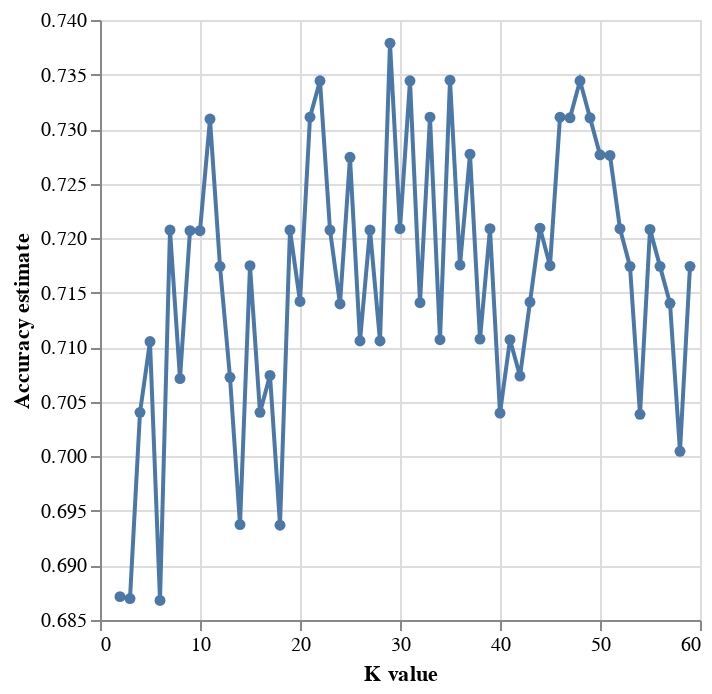

Notebook code cell kept with this figure:
### Markdown cell above
# Choosing k value #

columns to use (for now):  Glucose, BloodPressure, SkinThickness, Insulin, BMI, DiabetesPedigreeFunction

### Code cell
np.random.seed(123)

knn = KNeighborsClassifier()

param_grid = {
    "n_neighbors": range(2, 60, 1)
}

diabetes_gs = GridSearchCV(
    estimator = knn,
    param_grid = param_grid,
    return_train_score=True,
    n_jobs = -1
)

X_train = train_df[["Glucose", "BloodPressure", "SkinThickness", "Insulin", "BMI", "DiabetesPedigreeFunction"]]
y_train = train_df["Outcome"]

diabetes_gs.fit(X_train, y_train)

accuracies_grid = pd.DataFrame(diabetes_gs.cv_results_)

cross_val_plot = alt.Chart(accuracies_grid).mark_line(point=True).encode(
    x=alt.X("param_n_neighbors").title("K value"),
    y=alt.Y("mean_test_score").scale(zero = False).title("Accuracy estimate")
)
cross_val_plot

### Figure 1 — Vega-Lite specification as saved in the notebook (floating-point values rounded to 4 significant figures)
{"config": {"view": {"continuousWidth": 300, "continuousHeight": 300}}, "data": {"name": "data-f2069abea396ab73880798074c1a1cb1"}, "mark": {"type": "line", "point": true}, "encoding": {"x": {"field": "param_n_neighbors", "title": "K value", "type": "quantitative"}, "y": {"field": "mean_test_score", "scale": {"zero": false}, "title": "Accuracy estimate", "type": "quantitative"}}, "$schema": "https://vega.github.io/schema/vega-lite/v5.8.0.json", "datasets": {"data-f2069abea396ab73880798074c1a1cb1": [{"mean_fit_time": 0.001681, "std_fit_time": 0.0002676, "mean_score_time": 0.004317, "std_score_time": 0.0001502, "param_n_neighbors": 2, "params": {"n_neighbors": 2}, "split0_test_score": 0.678, "split1_test_score": 0.678, "split2_test_score": 0.6949, "split3_test_score": 0.678, "split4_test_score": 0.7069, "mean_test_score": 0.6871, "std_test_score": 0.01186, "rank_test_score": 56, "split0_train_score": 0.817, "split1_train_score": 0.8043, "split2_train_score": 0.7957, "split3_train_score": 0.8085, "split4_train_score": 0.8305, "mean_train_score": 0.8112, "std_train_score": 0.01184}, {"mean_fit_time": 0.00161, "std_fit_time": 0.0001747, "mean_score_time": 0.006086, "std_score_time": 0.003582, "param_n_neighbors": 3, "params": {"n_neighbors": 3}, "split0_test_score": 0.7119, "split1_test_score": 0.6271, "split2_test_score": 0.7627, "split3_test_score": 0.678, "split4_test_score": 0.6552, "mean_test_score": 0.687, "std_test_score": 0.04697, "rank_test_score": 57, "split0_train_score": 0.8383, "split1_train_score": 0.834, "split2_train_score": 0.8043, "split3_train_score": 0.8213, "split4_train_score": 0.8432, "mean_train_score": 0.8282, "std_train_score": 0.01402}, {"mean_fit_time": 0.0015, "std_fit_time": 1.245e-05, "mean_score_time": 0.004285, "std_score_time": 7.436e-05, "param_n_neighbors": 4, "params": {"n_neighbors": 4}, "split0_test_score": 0.6949, "split1_test_score": 0.678, "split2_test_score": 0.7288, "split3_test_score": 0.7288, "split4_test_score": 0.6897, "mean_test_score": 0.704, "std_test_score": 0.02096, "rank_test_score": 49, "split0_train_score": 0.8, "split1_train_score": 0.7915, "split2_train_score": 0.7617, "split3_train_score": 0.7745, "split4_train_score": 0.8136, "mean_train_score": 0.7882, "std_train_score": 0.01835}, {"mean_fit_time": 0.0015, "std_fit_time": 1.525e-05, "mean_score_time": 0.004233, "std_score_time": 2.113e-05, "param_n_neighbors": 5, "params": {"n_neighbors": 5}, "split0_test_score": 0.7797, "split1_test_score": 0.661, "split2_test_score": 0.7797, "split3_test_score": 0.7288, "split4_test_score": 0.6034, "mean_test_score": 0.7105, "std_test_score": 0.06901, "rank_test_score": 44, "split0_train_score": 0.8043, "split1_train_score": 0.8085, "split2_train_score": 0.7617, "split3_train_score": 0.7872, "split4_train_score": 0.8051, "mean_train_score": 0.7934, "std_train_score": 0.01747}, {"mean_fit_time": 0.001487, "std_fit_time": 8.071e-06, "mean_score_time": 0.004224, "std_score_time": 4.077e-05, "param_n_neighbors": 6, "params": {"n_neighbors": 6}, "split0_test_score": 0.7119, "split1_test_score": 0.678, "split2_test_score": 0.7119, "split3_test_score": 0.7288, "split4_test_score": 0.6034, "mean_test_score": 0.6868, "std_test_score": 0.04483, "rank_test_score": 58, "split0_train_score": 0.7745, "split1_train_score": 0.783, "split2_train_score": 0.7404, "split3_train_score": 0.7745, "split4_train_score": 0.7924, "mean_train_score": 0.7729, "std_train_score": 0.01755}, {"mean_fit_time": 0.001491, "std_fit_time": 7.937e-06, "mean_score_time": 0.004246, "std_score_time": 4.299e-05, "param_n_neighbors": 7, "params": {"n_neighbors": 7}, "split0_test_score": 0.7966, "split1_test_score": 0.661, "split2_test_score": 0.7797, "split3_test_score": 0.7458, "split4_test_score": 0.6207, "mean_test_score": 0.7207, "std_test_score": 0.06846, "rank_test_score": 21, "split0_train_score": 0.7702, "split1_train_score": 0.7702, "split2_train_score": 0.7447, "split3_train_score": 0.7787, "split4_train_score": 0.7966, "mean_train_score": 0.7721, "std_train_score": 0.01675}, {"mean_fit_time": 0.001478, "std_fit_time": 1.16e-05, "mean_score_time": 0.004237, "std_score_time": 2.885e-05, "param_n_neighbors": 8, "params": {"n_neighbors": 8}, "split0_test_score": 0.7627, "split1_test_score": 0.678, "split2_test_score": 0.7458, "split3_test_score": 0.7458, "split4_test_score": 0.6034, "mean_test_score": 0.7071, "std_test_score": 0.05946, "rank_test_score": 48, "split0_train_score": 0.7489, "split1_train_score": 0.7787, "split2_train_score": 0.7277, "split3_train_score": 0.7574, "split4_train_score": 0.7881, "mean_train_score": 0.7602, "std_train_score": 0.02153}, {"mean_fit_time": 0.001495, "std_fit_time": 4.248e-06, "mean_score_time": 0.004248, "std_score_time": 1.396e-05, "param_n_neighbors": 9, "params": {"n_neighbors": 9}, "split0_test_score": 0.7966, "split1_test_score": 0.678, "split2_test_score": 0.7627, "split3_test_score": 0.7627, "split4_test_score": 0.6034, "mean_test_score": 0.7207, "std_test_score": 0.07052, "rank_test_score": 25, "split0_train_score": 0.7319, "split1_train_score": 0.7702, "split2_train_score": 0.7447, "split3_train_score": 0.7617, "split4_train_score": 0.7839, "mean_train_score": 0.7585, "std_train_score": 0.01839}, {"mean_fit_time": 0.001482, "std_fit_time": 1.579e-05, "mean_score_time": 0.004293, "std_score_time": 3.57e-05, "param_n_neighbors": 10, "params": {"n_neighbors": 10}, "split0_test_score": 0.7966, "split1_test_score": 0.6949, "split2_test_score": 0.7288, "split3_test_score": 0.7797, "split4_test_score": 0.6034, "mean_test_score": 0.7207, "std_test_score": 0.06887, "rank_test_score": 25, "split0_train_score": 0.7532, "split1_train_score": 0.766, "split2_train_score": 0.7404, "split3_train_score": 0.766, "split4_train_score": 0.7797, "mean_train_score": 0.761, "std_train_score": 0.01328}, {"mean_fit_time": 0.001486, "std_fit_time": 9.281e-06, "mean_score_time": 0.004281, "std_score_time": 2.913e-05, "param_n_neighbors": 11, "params": {"n_neighbors": 11}, "split0_test_score": 0.7966, "split1_test_score": 0.6949, "split2_test_score": 0.7627, "split3_test_score": 0.7797, "split4_test_score": 0.6207, "mean_test_score": 0.7309, "std_test_score": 0.06504, "rank_test_score": 11, "split0_train_score": 0.7489, "split1_train_score": 0.766, "split2_train_score": 0.7532, "split3_train_score": 0.7489, "split4_train_score": 0.7797, "mean_train_score": 0.7593, "std_train_score": 0.01192}, {"mean_fit_time": 0.001485, "std_fit_time": 1.311e-05, "mean_score_time": 0.004284, "std_score_time": 3.657e-05, "param_n_neighbors": 12, "params": {"n_neighbors": 12}, "split0_test_score": 0.7797, "split1_test_score": 0.6949, "split2_test_score": 0.7627, "split3_test_score": 0.7119, "split4_test_score": 0.6379, "mean_test_score": 0.7174, "std_test_score": 0.05056, "rank_test_score": 30, "split0_train_score": 0.7532, "split1_train_score": 0.7489, "split2_train_score": 0.7319, "split3_train_score": 0.7532, "split4_train_score": 0.7839, "mean_train_score": 0.7542, "std_train_score": 0.01678}, {"mean_fit_time": 0.001495, "std_fit_time": 1.016e-05, "mean_score_time": 0.004289, "std_score_time": 2.206e-05, "param_n_neighbors": 13, "params": {"n_neighbors": 13}, "split0_test_score": 0.7458, "split1_test_score": 0.6949, "split2_test_score": 0.7458, "split3_test_score": 0.7119, "split4_test_score": 0.6379, "mean_test_score": 0.7072, "std_test_score": 0.03986, "rank_test_score": 47, "split0_train_score": 0.7532, "split1_train_score": 0.7447, "split2_train_score": 0.7319, "split3_train_score": 0.7489, "split4_train_score": 0.7966, "mean_train_score": 0.7551, "std_train_score": 0.02196}, {"mean_fit_time": 0.00149, "std_fit_time": 1.167e-05, "mean_score_time": 0.004287, "std_score_time": 3.547e-05, "param_n_neighbors": 14, "params": {"n_neighbors": 14}, "split0_test_score": 0.7119, "split1_test_score": 0.661, "split2_test_score": 0.7288, "split3_test_score": 0.7119, "split4_test_score": 0.6552, "mean_test_score": 0.6937, "std_test_score": 0.02982, "rank_test_score": 54, "split0_train_score": 0.7617, "split1_train_score": 0.7574, "split2_train_score": 0.7319, "split3_train_score": 0.7319, "split4_train_score": 0.7839, "mean_train_score": 0.7534, "std_train_score": 0.01969}, {"mean_fit_time": 0.001484, "std_fit_time": 1.201e-05, "mean_score_time": 0.004304, "std_score_time": 2.113e-05, "param_n_neighbors": 15, "params": {"n_neighbors": 15}, "split0_test_score": 0.7288, "split1_test_score": 0.7119, "split2_test_score": 0.7797, "split3_test_score": 0.7119, "split4_test_score": 0.6552, "mean_test_score": 0.7175, "std_test_score": 0.03985, "rank_test_score": 28, "split0_train_score": 0.7574, "split1_train_score": 0.7447, "split2_train_score": 0.7404, "split3_train_score": 0.7702, "split4_train_score": 0.7966, "mean_train_score": 0.7619, "std_train_score": 0.02026}, {"mean_fit_time": 0.001491, "std_fit_time": 7.444e-06, "mean_score_time": 0.004429, "std_score_time": 0.0002001, "param_n_neighbors": 16, "params": {"n_neighbors": 16}, "split0_test_score": 0.7288, "split1_test_score": 0.678, "split2_test_score": 0.7288, "split3_test_score": 0.6949, "split4_test_score": 0.6897, "mean_test_score": 0.704, "std_test_score": 0.02096, "rank_test_score": 49, "split0_train_score": 0.7532, "split1_train_score": 0.7489, "split2_train_score": 0.7362, "split3_train_score": 0.7574, "split4_train_score": 0.7839, "mean_train_score": 0.7559, "std_train_score": 0.01569}, {"mean_fit_time": 0.001508, "std_fit_time": 3.011e-05, "mean_score_time": 0.00434, "std_score_time": 3.472e-05, "param_n_neighbors": 17, "params": {"n_neighbors": 17}, "split0_test_score": 0.7119, "split1_test_score": 0.678, "split2_test_score": 0.7288, "split3_test_score": 0.7288, "split4_test_score": 0.6897, "mean_test_score": 0.7074, "std_test_score": 0.02058, "rank_test_score": 45, "split0_train_score": 0.7617, "split1_train_score": 0.7617, "split2_train_score": 0.7489, "split3_train_score": 0.7489, "split4_train_score": 0.7881, "mean_train_score": 0.7619, "std_train_score": 0.01431}, {"mean_fit_time": 0.001494, "std_fit_time": 1.014e-05, "mean_score_time": 0.004331, "std_score_time": 1.975e-05, "param_n_neighbors": 18, "params": {"n_neighbors": 18}, "split0_test_score": 0.7627, "split1_test_score": 0.678, "split2_test_score": 0.7119, "split3_test_score": 0.678, "split4_test_score": 0.6379, "mean_test_score": 0.6937, "std_test_score": 0.04171, "rank_test_score": 55, "split0_train_score": 0.7574, "split1_train_score": 0.7574, "split2_train_score": 0.7277, "split3_train_score": 0.7532, "split4_train_score": 0.7712, "mean_train_score": 0.7534, "std_train_score": 0.01422}, {"mean_fit_time": 0.002317, "std_fit_time": 0.001655, "mean_score_time": 0.004424, "std_score_time": 8.448e-05, "param_n_neighbors": 19, "params": {"n_neighbors": 19}, "split0_test_score": 0.7627, "split1_test_score": 0.6949, "split2_test_score": 0.7797, "split3_test_score": 0.7458, "split4_test_score": 0.6207, "mean_test_score": 0.7207, "std_test_score": 0.05751, "rank_test_score": 21, "split0_train_score": 0.7574, "split1_train_score": 0.7574, "split2_train_score": 0.7064, "split3_train_score": 0.7574, "split4_train_score": 0.7839, "mean_train_score": 0.7525, "std_train_score": 0.02524}, {"mean_fit_time": 0.001491, "std_fit_time": 1.209e-05, "mean_score_time": 0.005916, "std_score_time": 0.0031, "param_n_neighbors": 20, "params": {"n_neighbors": 20}, "split0_test_score": 0.7458, "split1_test_score": 0.6949, "split2_test_score": 0.7288, "split3_test_score": 0.7119, "split4_test_score": 0.6897, "mean_test_score": 0.7142, "std_test_score": 0.02093, "rank_test_score": 34, "split0_train_score": 0.766, "split1_train_score": 0.7617, "split2_train_score": 0.7106, "split3_train_score": 0.7574, "split4_train_score": 0.7881, "mean_train_score": 0.7568, "std_train_score": 0.02538}, {"mean_fit_time": 0.001587, "std_fit_time": 0.0001709, "mean_score_time": 0.00452, "std_score_time": 0.0002269, "param_n_neighbors": 21, "params": {"n_neighbors": 21}, "split0_test_score": 0.7627, "split1_test_score": 0.6949, "split2_test_score": 0.7797, "split3_test_score": 0.7458, "split4_test_score": 0.6724, "mean_test_score": 0.7311, "std_test_score": 0.04081, "rank_test_score": 6, "split0_train_score": 0.7532, "split1_train_score": 0.7617, "split2_train_score": 0.7149, "split3_train_score": 0.7447, "split4_train_score": 0.7966, "mean_train_score": 0.7542, "std_train_score": 0.02643}, {"mean_fit_time": 0.001489, "std_fit_time": 1.704e-05, "mean_score_time": 0.00435, "std_score_time": 3.674e-05, "param_n_neighbors": 22, "params": {"n_neighbors": 22}, "split0_test_score": 0.7627, "split1_test_score": 0.7288, "split2_test_score": 0.7797, "split3_test_score": 0.7458, "split4_test_score": 0.6552, "mean_test_score": 0.7344, "std_test_score": 0.0431, "rank_test_score": 4, "split0_train_score": 0.766, "split1_train_score": 0.766, "split2_train_score": 0.7319, "split3_train_score": 0.7489, "split4_train_score": 0.7669, "mean_train_score": 0.7559, "std_train_score": 0.01377}, {"mean_fit_time": 0.001494, "std_fit_time": 1.315e-05, "mean_score_time": 0.004342, "std_score_time": 2.282e-05, "param_n_neighbors": 23, "params": {"n_neighbors": 23}, "split0_test_score": 0.7797, "split1_test_score": 0.7119, "split2_test_score": 0.7458, "split3_test_score": 0.7458, "split4_test_score": 0.6207, "mean_test_score": 0.7207, "std_test_score": 0.05443, "rank_test_score": 21, "split0_train_score": 0.7617, "split1_train_score": 0.7617, "split2_train_score": 0.7532, "split3_train_score": 0.7489, "split4_train_score": 0.7712, "mean_train_score": 0.7593, "std_train_score": 0.007714}, {"mean_fit_time": 0.001493, "std_fit_time": 8.972e-06, "mean_score_time": 0.004367, "std_score_time": 2.177e-05, "param_n_neighbors": 24, "params": {"n_neighbors": 24}, "split0_test_score": 0.7627, "split1_test_score": 0.7119, "split2_test_score": 0.7458, "split3_test_score": 0.7288, "split4_test_score": 0.6207, "mean_test_score": 0.714, "std_test_score": 0.04962, "rank_test_score": 38, "split0_train_score": 0.766, "split1_train_score": 0.7489, "split2_train_score": 0.7277, "split3_train_score": 0.7532, "split4_train_score": 0.7627, "mean_train_score": 0.7517, "std_train_score": 0.01351}, {"mean_fit_time": 0.001503, "std_fit_time": 2.397e-05, "mean_score_time": 0.004382, "std_score_time": 1.46e-05, "param_n_neighbors": 25, "params": {"n_neighbors": 25}, "split0_test_score": 0.7458, "split1_test_score": 0.7119, "split2_test_score": 0.7797, "split3_test_score": 0.8136, "split4_test_score": 0.5862, "mean_test_score": 0.7274, "std_test_score": 0.07832, "rank_test_score": 15, "split0_train_score": 0.766, "split1_train_score": 0.766, "split2_train_score": 0.7191, "split3_train_score": 0.7447, "split4_train_score": 0.7585, "mean_train_score": 0.7508, "std_train_score": 0.01765}, {"mean_fit_time": 0.001493, "std_fit_time": 1.542e-05, "mean_score_time": 0.004375, "std_score_time": 1.88e-05, "param_n_neighbors": 26, "params": {"n_neighbors": 26}, "split0_test_score": 0.7288, "split1_test_score": 0.7119, "split2_test_score": 0.7627, "split3_test_score": 0.7288, "split4_test_score": 0.6207, "mean_test_score": 0.7106, "std_test_score": 0.04788, "rank_test_score": 43, "split0_train_score": 0.7532, "split1_train_score": 0.7617, "split2_train_score": 0.7064, "split3_train_score": 0.7404, "split4_train_score": 0.7585, "mean_train_score": 0.744, "std_train_score": 0.02018}, {"mean_fit_time": 0.001488, "std_fit_time": 1.095e-05, "mean_score_time": 0.004405, "std_score_time": 6.194e-05, "param_n_neighbors": 27, "params": {"n_neighbors": 27}, "split0_test_score": 0.7458, "split1_test_score": 0.661, "split2_test_score": 0.7966, "split3_test_score": 0.7797, "split4_test_score": 0.6207, "mean_test_score": 0.7207, "std_test_score": 0.06846, "rank_test_score": 21, "split0_train_score": 0.7617, "split1_train_score": 0.7617, "split2_train_score": 0.7404, "split3_train_score": 0.7362, "split4_train_score": 0.7712, "mean_train_score": 0.7542, "std_train_score": 0.01353}, {"mean_fit_time": 0.00151, "std_fit_time": 2.582e-05, "mean_score_time": 0.004404, "std_score_time": 2.968e-05, "param_n_neighbors": 28, "params": {"n_neighbors": 28}, "split0_test_score": 0.7458, "split1_test_score": 0.661, "split2_test_score": 0.7797, "split3_test_score": 0.7458, "split4_test_score": 0.6207, "mean_test_score": 0.7106, "std_test_score": 0.05964, "rank_test_score": 42, "split0_train_score": 0.7574, "split1_train_score": 0.7702, "split2_train_score": 0.7362, "split3_train_score": 0.7447, "split4_train_score": 0.7754, "mean_train_score": 0.7568, "std_train_score": 0.01483}, {"mean_fit_time": 0.001502, "std_fit_time": 1.473e-05, "mean_score_time": 0.0044, "std_score_time": 3.127e-05, "param_n_neighbors": 29, "params": {"n_neighbors": 29}, "split0_test_score": 0.7627, "split1_test_score": 0.678, "split2_test_score": 0.7966, "split3_test_score": 0.7797, "split4_test_score": 0.6724, "mean_test_score": 0.7379, "std_test_score": 0.05232, "rank_test_score": 1, "split0_train_score": 0.7447, "split1_train_score": 0.766, "split2_train_score": 0.7234, "split3_train_score": 0.7277, "split4_train_score": 0.7839, "mean_train_score": 0.7491, "std_train_score": 0.02295}, {"mean_fit_time": 0.001493, "std_fit_time": 2.039e-05, "mean_score_time": 0.004558, "std_score_time": 0.0003267, "param_n_neighbors": 30, "params": {"n_neighbors": 30}, "split0_test_score": 0.7288, "split1_test_score": 0.678, "split2_test_score": 0.7797, "split3_test_score": 0.7627, "split4_test_score": 0.6552, "mean_test_score": 0.7209, "std_test_score": 0.04781, "rank_test_score": 17, "split0_train_score": 0.7362, "split1_train_score": 0.7489, "split2_train_score": 0.7234, "split3_train_score": 0.7064, "split4_train_score": 0.7754, "mean_train_score": 0.7381, "std_train_score": 0.02339}, {"mean_fit_time": 0.001491, "std_fit_time": 1.067e-05, "mean_score_time": 0.006768, "std_score_time": 0.004761, "param_n_neighbors": 31, "params": {"n_neighbors": 31}, "split0_test_score": 0.7458, "split1_test_score": 0.678, "split2_test_score": 0.8305, "split3_test_score": 0.7627, "split4_test_score": 0.6552, "mean_test_score": 0.7344, "std_test_score": 0.06266, "rank_test_score": 4, "split0_train_score": 0.7574, "split1_train_score": 0.7532, "split2_train_score": 0.7234, "split3_train_score": 0.7149, "split4_train_score": 0.7839, "mean_train_score": 0.7466, "std_train_score": 0.02488}, {"mean_fit_time": 0.001484, "std_fit_time": 8.624e-06, "mean_score_time": 0.01039, "std_score_time": 0.01196, "param_n_neighbors": 32, "params": {"n_neighbors": 32}, "split0_test_score": 0.7119, "split1_test_score": 0.678, "split2_test_score": 0.7966, "split3_test_score": 0.7288, "split4_test_score": 0.6552, "mean_test_score": 0.7141, "std_test_score": 0.0486, "rank_test_score": 36, "split0_train_score": 0.7447, "split1_train_score": 0.7404, "split2_train_score": 0.7234, "split3_train_score": 0.7277, "split4_train_score": 0.7797, "mean_train_score": 0.7432, "std_train_score": 0.01986}, {"mean_fit_time": 0.001491, "std_fit_time": 1e-05, "mean_score_time": 0.004415, "std_score_time": 4.395e-05, "param_n_neighbors": 33, "params": {"n_neighbors": 33}, "split0_test_score": 0.7458, "split1_test_score": 0.661, "split2_test_score": 0.8305, "split3_test_score": 0.7458, "split4_test_score": 0.6724, "mean_test_score": 0.7311, "std_test_score": 0.0611, "rank_test_score": 6, "split0_train_score": 0.7404, "split1_train_score": 0.7532, "split2_train_score": 0.7191, "split3_train_score": 0.7234, "split4_train_score": 0.7839, "mean_train_score": 0.744, "std_train_score": 0.02337}, {"mean_fit_time": 0.001487, "std_fit_time": 1.2e-05, "mean_score_time": 0.004422, "std_score_time": 2.945e-05, "param_n_neighbors": 34, "params": {"n_neighbors": 34}, "split0_test_score": 0.7119, "split1_test_score": 0.661, "split2_test_score": 0.7966, "split3_test_score": 0.7288, "split4_test_score": 0.6552, "mean_test_score": 0.7107, "std_test_score": 0.0515, "rank_test_score": 40, "split0_train_score": 0.7532, "split1_train_score": 0.7362, "split2_train_score": 0.7277, "split3_train_score": 0.7191, "split4_train_score": 0.7712, "mean_train_score": 0.7415, "std_train_score": 0.01864}, {"mean_fit_time": 0.001482, "std_fit_time": 6.637e-06, "mean_score_time": 0.004437, "std_score_time": 3.089e-05, "param_n_neighbors": 35, "params": {"n_neighbors": 35}, "split0_test_score": 0.7288, "split1_test_score": 0.661, "split2_test_score": 0.8305, "split3_test_score": 0.7797, "split4_test_score": 0.6724, "mean_test_score": 0.7345, "std_test_score": 0.0641, "rank_test_score": 2, "split0_train_score": 0.7489, "split1_train_score": 0.7404, "split2_train_score": 0.7149, "split3_train_score": 0.7319, "split4_train_score": 0.7797, "mean_train_score": 0.7432, "std_train_score": 0.02144}, {"mean_fit_time": 0.001483, "std_fit_time": 9.784e-06, "mean_score_time": 0.004456, "std_score_time": 2.657e-05, "param_n_neighbors": 36, "params": {"n_neighbors": 36}, "split0_test_score": 0.6949, "split1_test_score": 0.661, "split2_test_score": 0.7966, "split3_test_score": 0.7627, "split4_test_score": 0.6724, "mean_test_score": 0.7175, "std_test_score": 0.05298, "rank_test_score": 27, "split0_train_score": 0.7404, "split1_train_score": 0.7404, "split2_train_score": 0.7191, "split3_train_score": 0.7277, "split4_train_score": 0.7797, "mean_train_score": 0.7415, "std_train_score": 0.02073}, {"mean_fit_time": 0.001491, "std_fit_time": 4.022e-06, "mean_score_time": 0.004493, "std_score_time": 1.525e-05, "param_n_neighbors": 37, "params": {"n_neighbors": 37}, "split0_test_score": 0.7119, "split1_test_score": 0.661, "split2_test_score": 0.8136, "split3_test_score": 0.7797, "split4_test_score": 0.6724, "mean_test_score": 0.7277, "std_test_score": 0.05971, "rank_test_score": 12, "split0_train_score": 0.7447, "split1_train_score": 0.7532, "split2_train_score": 0.7064, "split3_train_score": 0.7234, "split4_train_score": 0.7669, "mean_train_score": 0.7389, "std_train_score": 0.02155}, {"mean_fit_time": 0.001511, "std_fit_time": 4.761e-06, "mean_score_time": 0.004456, "std_score_time": 2.677e-05, "param_n_neighbors": 38, "params": {"n_neighbors": 38}, "split0_test_score": 0.7119, "split1_test_score": 0.6441, "split2_test_score": 0.7797, "split3_test_score": 0.7458, "split4_test_score": 0.6724, "mean_test_score": 0.7108, "std_test_score": 0.04877, "rank_test_score": 39, "split0_train_score": 0.7319, "split1_train_score": 0.7532, "split2_train_score": 0.7106, "split3_train_score": 0.7319, "split4_train_score": 0.7754, "mean_train_score": 0.7406, "std_train_score": 0.022}, {"mean_fit_time": 0.0015, "std_fit_time": 1.148e-05, "mean_score_time": 0.004473, "std_score_time": 8.441e-06, "param_n_neighbors": 39, "params": {"n_neighbors": 39}, "split0_test_score": 0.7119, "split1_test_score": 0.661, "split2_test_score": 0.7966, "split3_test_score": 0.7797, "split4_test_score": 0.6552, "mean_test_score": 0.7209, "std_test_score": 0.0586, "rank_test_score": 17, "split0_train_score": 0.7404, "split1_train_score": 0.7532, "split2_train_score": 0.7149, "split3_train_score": 0.7191, "split4_train_score": 0.7839, "mean_train_score": 0.7423, "std_train_score": 0.02506}, {"mean_fit_time": 0.001499, "std_fit_time": 1.167e-05, "mean_score_time": 0.004495, "std_score_time": 1.958e-05, "param_n_neighbors": 40, "params": {"n_neighbors": 40}, "split0_test_score": 0.6949, "split1_test_score": 0.6441, "split2_test_score": 0.7797, "split3_test_score": 0.7288, "split4_test_score": 0.6724, "mean_test_score": 0.704, "std_test_score": 0.04693, "rank_test_score": 51, "split0_train_score": 0.7404, "split1_train_score": 0.7404, "split2_train_score": 0.7149, "split3_train_score": 0.7362, "split4_train_score": 0.7669, "mean_train_score": 0.7398, "std_train_score": 0.01656}, {"mean_fit_time": 0.001516, "std_fit_time": 2.291e-05, "mean_score_time": 0.00449, "std_score_time": 7.709e-06, "param_n_neighbors": 41, "params": {"n_neighbors": 41}, "split0_test_score": 0.7119, "split1_test_score": 0.6271, "split2_test_score": 0.7797, "split3_test_score": 0.7797, "split4_test_score": 0.6552, "mean_test_score": 0.7107, "std_test_score": 0.06258, "rank_test_score": 40, "split0_train_score": 0.7532, "split1_train_score": 0.7404, "split2_train_score": 0.7149, "split3_train_score": 0.7319, "split4_train_score": 0.7585, "mean_train_score": 0.7398, "std_train_score": 0.01556}, {"mean_fit_time": 0.0015, "std_fit_time": 1.004e-05, "mean_score_time": 0.004495, "std_score_time": 6.638e-05, "param_n_neighbors": 42, "params": {"n_neighbors": 42}, "split0_test_score": 0.6949, "split1_test_score": 0.6441, "split2_test_score": 0.7797, "split3_test_score": 0.7458, "split4_test_score": 0.6724, "mean_test_score": 0.7074, "std_test_score": 0.04916, "rank_test_score": 46, "split0_train_score": 0.7234, "split1_train_score": 0.7447, "split2_train_score": 0.7362, "split3_train_score": 0.7362, "split4_train_score": 0.7627, "mean_train_score": 0.7406, "std_train_score": 0.01297}, {"mean_fit_time": 0.00149, "std_fit_time": 1.032e-05, "mean_score_time": 0.004462, "std_score_time": 2.229e-05, "param_n_neighbors": 43, "params": {"n_neighbors": 43}, "split0_test_score": 0.7119, "split1_test_score": 0.6271, "split2_test_score": 0.7797, "split3_test_score": 0.7797, "split4_test_score": 0.6724, "mean_test_score": 0.7141, "std_test_score": 0.05984, "rank_test_score": 35, "split0_train_score": 0.7234, "split1_train_score": 0.7489, "split2_train_score": 0.7362, "split3_train_score": 0.7447, "split4_train_score": 0.7754, "mean_train_score": 0.7457, "std_train_score": 0.01722}, {"mean_fit_time": 0.00148, "std_fit_time": 3.883e-06, "mean_score_time": 0.00449, "std_score_time": 2.943e-05, "param_n_neighbors": 44, "params": {"n_neighbors": 44}, "split0_test_score": 0.7119, "split1_test_score": 0.661, "split2_test_score": 0.7797, "split3_test_score": 0.7797, "split4_test_score": 0.6724, "mean_test_score": 0.7209, "std_test_score": 0.05084, "rank_test_score": 16, "split0_train_score": 0.7234, "split1_train_score": 0.7489, "split2_train_score": 0.7362, "split3_train_score": 0.7532, "split4_train_score": 0.7585, "mean_train_score": 0.744, "std_train_score": 0.01268}, {"mean_fit_time": 0.001492, "std_fit_time": 9.678e-06, "mean_score_time": 0.004469, "std_score_time": 4.105e-05, "param_n_neighbors": 45, "params": {"n_neighbors": 45}, "split0_test_score": 0.7288, "split1_test_score": 0.6441, "split2_test_score": 0.7966, "split3_test_score": 0.7627, "split4_test_score": 0.6552, "mean_test_score": 0.7175, "std_test_score": 0.05951, "rank_test_score": 28, "split0_train_score": 0.7319, "split1_train_score": 0.7362, "split2_train_score": 0.7489, "split3_train_score": 0.7532, "split4_train_score": 0.7754, "mean_train_score": 0.7491, "std_train_score": 0.01531}, {"mean_fit_time": 0.001482, "std_fit_time": 9.121e-06, "mean_score_time": 0.004679, "std_score_time": 0.0003601, "param_n_neighbors": 46, "params": {"n_neighbors": 46}, "split0_test_score": 0.7458, "split1_test_score": 0.7119, "split2_test_score": 0.7627, "split3_test_score": 0.7627, "split4_test_score": 0.6724, "mean_test_score": 0.7311, "std_test_score": 0.03472, "rank_test_score": 6, "split0_train_score": 0.7319, "split1_train_score": 0.7404, "split2_train_score": 0.7447, "split3_train_score": 0.7532, "split4_train_score": 0.7712, "mean_train_score": 0.7483, "std_train_score": 0.01335}, {"mean_fit_time": 0.001492, "std_fit_time": 7.356e-06, "mean_score_time": 0.004511, "std_score_time": 4.015e-05, "param_n_neighbors": 47, "params": {"n_neighbors": 47}, "split0_test_score": 0.7627, "split1_test_score": 0.678, "split2_test_score": 0.7966, "split3_test_score": 0.7627, "split4_test_score": 0.6552, "mean_test_score": 0.731, "std_test_score": 0.05455, "rank_test_score": 9, "split0_train_score": 0.7362, "split1_train_score": 0.7362, "split2_train_score": 0.7447, "split3_train_score": 0.7447, "split4_train_score": 0.7712, "mean_train_score": 0.7466, "std_train_score": 0.01288}, {"mean_fit_time": 0.0015, "std_fit_time": 1.17e-05, "mean_score_time": 0.004542, "std_score_time": 2.648e-05, "param_n_neighbors": 48, "params": {"n_neighbors": 48}, "split0_test_score": 0.7458, "split1_test_score": 0.7288, "split2_test_score": 0.7627, "split3_test_score": 0.7797, "split4_test_score": 0.6552, "mean_test_score": 0.7344, "std_test_score": 0.0431, "rank_test_score": 3, "split0_train_score": 0.7234, "split1_train_score": 0.7404, "split2_train_score": 0.7404, "split3_train_score": 0.7447, "split4_train_score": 0.7627, "mean_train_score": 0.7423, "std_train_score": 0.01254}, {"mean_fit_time": 0.001505, "std_fit_time": 7.239e-06, "mean_score_time": 0.004515, "std_score_time": 4.372e-05, "param_n_neighbors": 49, "params": {"n_neighbors": 49}, "split0_test_score": 0.7288, "split1_test_score": 0.7288, "split2_test_score": 0.7797, "split3_test_score": 0.7627, "split4_test_score": 0.6552, "mean_test_score": 0.731, "std_test_score": 0.04274, "rank_test_score": 9, "split0_train_score": 0.7362, "split1_train_score": 0.7404, "split2_train_score": 0.7532, "split3_train_score": 0.7362, "split4_train_score": 0.7415, "mean_train_score": 0.7415, "std_train_score": 0.00624}, {"mean_fit_time": 0.001503, "std_fit_time": 8.715e-06, "mean_score_time": 0.004521, "std_score_time": 3.865e-05, "param_n_neighbors": 50, "params": {"n_neighbors": 50}, "split0_test_score": 0.7458, "split1_test_score": 0.7119, "split2_test_score": 0.7458, "split3_test_score": 0.7797, "split4_test_score": 0.6552, "mean_test_score": 0.7276, "std_test_score": 0.0421, "rank_test_score": 13, "split0_train_score": 0.7277, "split1_train_score": 0.7404, "split2_train_score": 0.7532, "split3_train_score": 0.7362, "split4_train_score": 0.7585, "mean_train_score": 0.7432, "std_train_score": 0.01124}, {"mean_fit_time": 0.001484, "std_fit_time": 1.234e-05, "mean_score_time": 0.004692, "std_score_time": 0.0003645, "param_n_neighbors": 51, "params": {"n_neighbors": 51}, "split0_test_score": 0.7627, "split1_test_score": 0.7119, "split2_test_score": 0.7458, "split3_test_score": 0.7797, "split4_test_score": 0.6379, "mean_test_score": 0.7276, "std_test_score": 0.05012, "rank_test_score": 14, "split0_train_score": 0.7277, "split1_train_score": 0.7362, "split2_train_score": 0.7489, "split3_train_score": 0.7234, "split4_train_score": 0.75, "mean_train_score": 0.7372, "std_train_score": 0.01081}, {"mean_fit_time": 0.001498, "std_fit_time": 1.58e-05, "mean_score_time": 0.00447, "std_score_time": 3.708e-05, "param_n_neighbors": 52, "params": {"n_neighbors": 52}, "split0_test_score": 0.7458, "split1_test_score": 0.7119, "split2_test_score": 0.7119, "split3_test_score": 0.7797, "split4_test_score": 0.6552, "mean_test_score": 0.7209, "std_test_score": 0.04136, "rank_test_score": 17, "split0_train_score": 0.7404, "split1_train_score": 0.7404, "split2_train_score": 0.7362, "split3_train_score": 0.7277, "split4_train_score": 0.7627, "mean_train_score": 0.7415, "std_train_score": 0.01159}, {"mean_fit_time": 0.00148, "std_fit_time": 7.918e-06, "mean_score_time": 0.004499, "std_score_time": 4.18e-05, "param_n_neighbors": 53, "params": {"n_neighbors": 53}, "split0_test_score": 0.7627, "split1_test_score": 0.6949, "split2_test_score": 0.7288, "split3_test_score": 0.7627, "split4_test_score": 0.6379, "mean_test_score": 0.7174, "std_test_score": 0.04703, "rank_test_score": 30, "split0_train_score": 0.7404, "split1_train_score": 0.7362, "split2_train_score": 0.7447, "split3_train_score": 0.7191, "split4_train_score": 0.7542, "mean_train_score": 0.7389, "std_train_score": 0.01156}, {"mean_fit_time": 0.001572, "std_fit_time": 0.0001814, "mean_score_time": 0.004558, "std_score_time": 7.422e-05, "param_n_neighbors": 54, "params": {"n_neighbors": 54}, "split0_test_score": 0.7288, "split1_test_score": 0.678, "split2_test_score": 0.7119, "split3_test_score": 0.7627, "split4_test_score": 0.6379, "mean_test_score": 0.7039, "std_test_score": 0.04282, "rank_test_score": 52, "split0_train_score": 0.7447, "split1_train_score": 0.7447, "split2_train_score": 0.7489, "split3_train_score": 0.7149, "split4_train_score": 0.7585, "mean_train_score": 0.7423, "std_train_score": 0.01462}, {"mean_fit_time": 0.001524, "std_fit_time": 2.459e-05, "mean_score_time": 0.004534, "std_score_time": 5.732e-05, "param_n_neighbors": 55, "params": {"n_neighbors": 55}, "split0_test_score": 0.7627, "split1_test_score": 0.6949, "split2_test_score": 0.7288, "split3_test_score": 0.7797, "split4_test_score": 0.6379, "mean_test_score": 0.7208, "std_test_score": 0.05064, "rank_test_score": 20, "split0_train_score": 0.7404, "split1_train_score": 0.7319, "split2_train_score": 0.7489, "split3_train_score": 0.7021, "split4_train_score": 0.7458, "mean_train_score": 0.7338, "std_train_score": 0.01687}, {"mean_fit_time": 0.005178, "std_fit_time": 0.007372, "mean_score_time": 0.004515, "std_score_time": 2.576e-05, "param_n_neighbors": 56, "params": {"n_neighbors": 56}, "split0_test_score": 0.7288, "split1_test_score": 0.7119, "split2_test_score": 0.7288, "split3_test_score": 0.7797, "split4_test_score": 0.6379, "mean_test_score": 0.7174, "std_test_score": 0.04579, "rank_test_score": 30, "split0_train_score": 0.7447, "split1_train_score": 0.7574, "split2_train_score": 0.7489, "split3_train_score": 0.7149, "split4_train_score": 0.7373, "mean_train_score": 0.7406, "std_train_score": 0.01443}, {"mean_fit_time": 0.001501, "std_fit_time": 8.314e-06, "mean_score_time": 0.004528, "std_score_time": 2.146e-05, "param_n_neighbors": 57, "params": {"n_neighbors": 57}, "split0_test_score": 0.7288, "split1_test_score": 0.7119, "split2_test_score": 0.7288, "split3_test_score": 0.7627, "split4_test_score": 0.6379, "mean_test_score": 0.714, "std_test_score": 0.04148, "rank_test_score": 37, "split0_train_score": 0.7404, "split1_train_score": 0.7362, "split2_train_score": 0.7362, "split3_train_score": 0.7021, "split4_train_score": 0.7373, "mean_train_score": 0.7304, "std_train_score": 0.01424}, {"mean_fit_time": 0.001501, "std_fit_time": 1.566e-05, "mean_score_time": 0.004525, "std_score_time": 4.546e-05, "param_n_neighbors": 58, "params": {"n_neighbors": 58}, "split0_test_score": 0.7288, "split1_test_score": 0.678, "split2_test_score": 0.6949, "split3_test_score": 0.7627, "split4_test_score": 0.6379, "mean_test_score": 0.7005, "std_test_score": 0.04272, "rank_test_score": 53, "split0_train_score": 0.7404, "split1_train_score": 0.7574, "split2_train_score": 0.7319, "split3_train_score": 0.6979, "split4_train_score": 0.7415, "mean_train_score": 0.7338, "std_train_score": 0.01978}, {"mean_fit_time": 0.00159, "std_fit_time": 0.0001699, "mean_score_time": 0.00472, "std_score_time": 0.0002389, "param_n_neighbors": 59, "params": {"n_neighbors": 59}, "split0_test_score": 0.7797, "split1_test_score": 0.678, "split2_test_score": 0.7288, "split3_test_score": 0.7627, "split4_test_score": 0.6379, "mean_test_score": 0.7174, "std_test_score": 0.05278, "rank_test_score": 30, "split0_train_score": 0.7489, "split1_train_score": 0.7532, "split2_train_score": 0.7319, "split3_train_score": 0.7021, "split4_train_score": 0.7373, "mean_train_score": 0.7347, "std_train_score": 0.018}]}}
